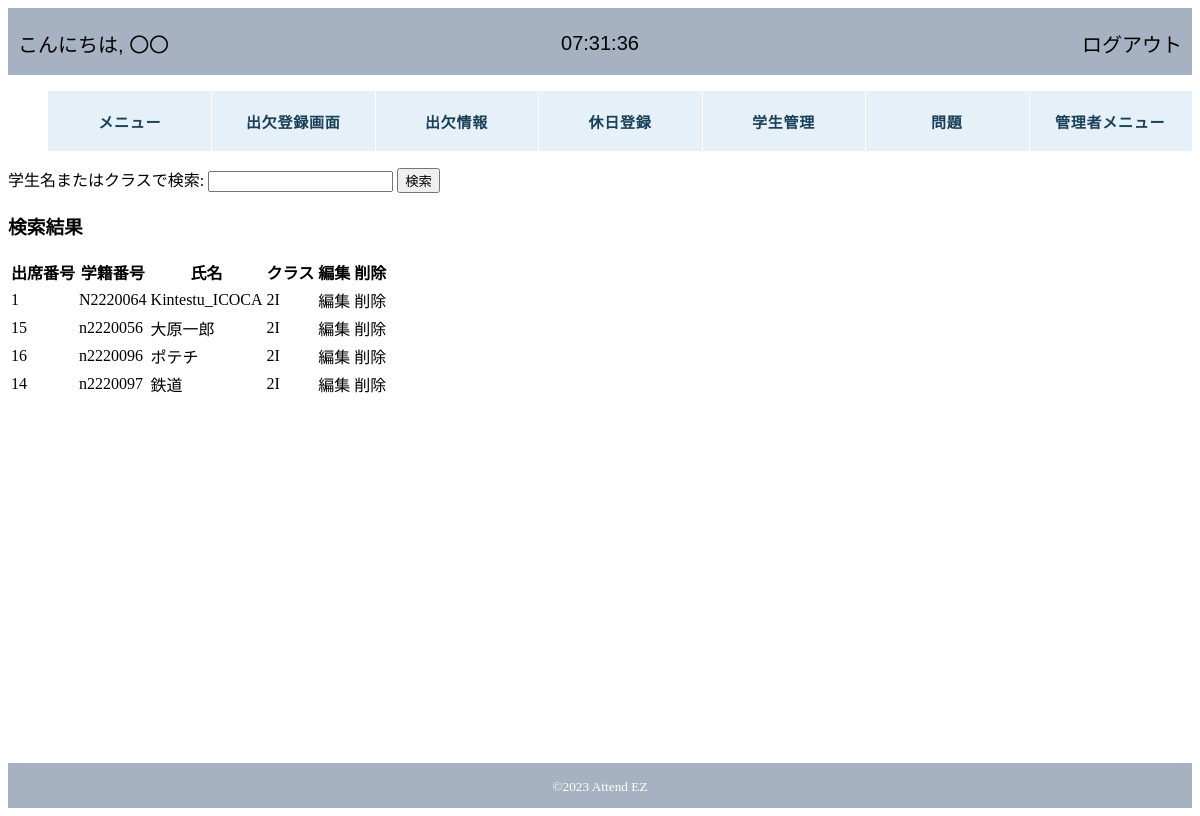
The app's page /attendez/students_modify_select.php, older data.
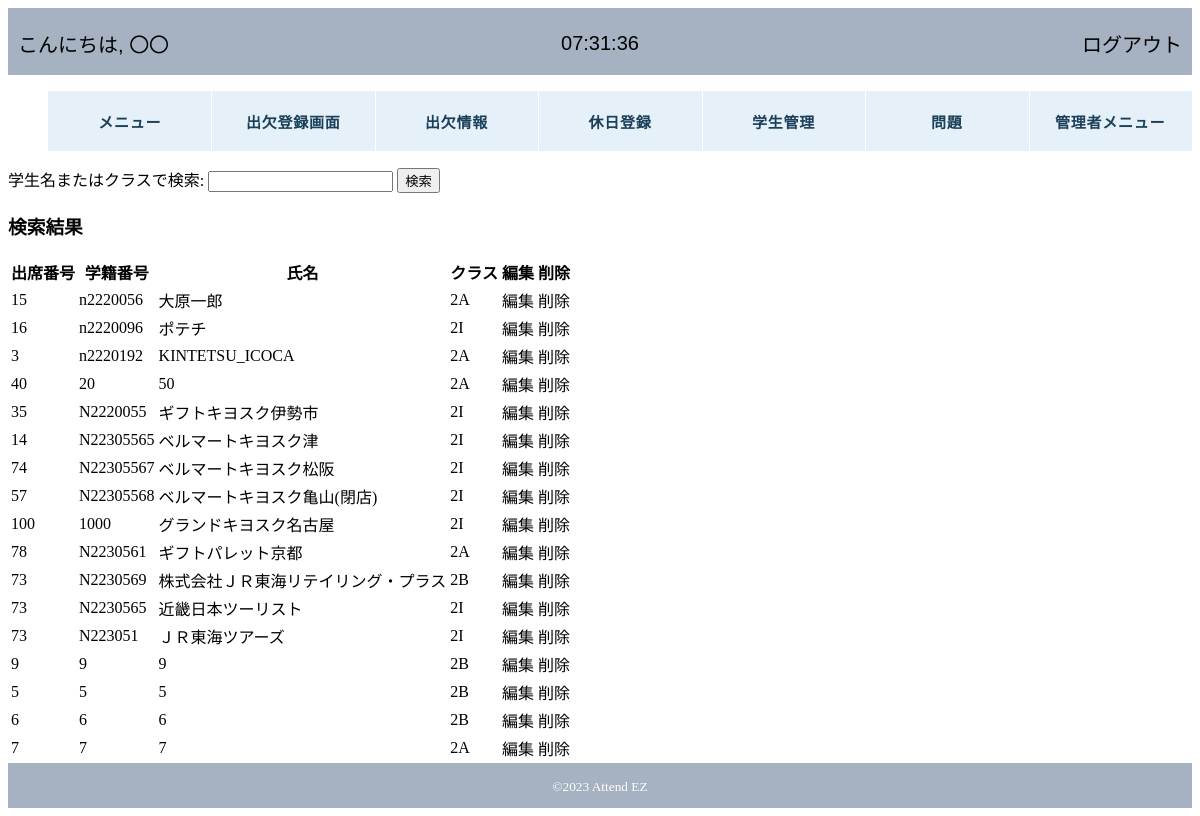
The same page, newer data.
### tables this page shows
CREATE TABLE IF NOT EXISTS `students_info` (
  `id` int(11) NOT NULL,
  `IDM` varchar(20) NOT NULL DEFAULT '',
  `student_number` varchar(255) NOT NULL,
  `class` varchar(11) NOT NULL,
  `attendance_number` int(3) NOT NULL,
  `name` varchar(255) NOT NULL,
  `password` varchar(255) NOT NULL
);

### attendez/students_modify_select.php (the view, shortened to what this page needs)
<?php require 'header.php'; ?>
<form action="students_modify_select.php" method="post">
    <label for="searchName">学生名またはクラスで検索:</label>
    <input type="text" id="searchName" name="searchName" autocomplete="off">
    <input type="submit" value="検索">
</form>
<?php
try {
    $pdo = new PDO('mysql:host=localhost;dbname=2023_attendez;charset=utf8', 'root', '');
    $pdo->setAttribute(PDO::ATTR_ERRMODE, PDO::ERRMODE_EXCEPTION);
} catch (PDOException $e) {
    echo "接続に失敗しました：" . $e->getMessage();
    exit();
}
$searchName = isset($_POST['searchName']) ? htmlspecialchars($_POST['searchName']) : '';
try {
    $query = $pdo->prepare("SELECT * FROM students_info WHERE name LIKE :searchName OR class LIKE :searchName");
    $query->bindValue(':searchName', '%' . $searchName . '%', PDO::PARAM_STR);
    $query->execute();
    $result = $query->fetchAll(PDO::FETCH_ASSOC);
    echo '<h3>検索結果</h3>';
    displayTable($result);
} catch (PDOException $e) {
    die('エラー: ' . $e->getMessage());
}
function displayTable($result)
{
    echo '<table>';
    echo '<tr><th>出席番号</th><th>学籍番号</th><th>氏名</th><th>クラス</th><th>編集</th><th>削除</th></tr>';
    foreach ($result as $row) {
        echo '<tr>';
        echo '<td>';
        echo '<a href="students_modify.php?id=', $row['student_number'], '">', $row['attendance_number'], '</a>';
        echo '</td>';
        echo '<td>';
        echo '<a href="students_modify.php?id=', $row['student_number'], '">', $row['student_number'], '</a>';
        echo '</td>';
        echo '<td>';
        echo '<a href="students_modify.php?id=', $row['student_number'], '">', $row['name'],  '</a>';
        echo '</td>';
        echo '<td>';
        echo '<a href="students_modify.php?id=', $row['student_number'], '">', $row['class'],  '</a>';
        echo '</td>';
        echo '<td>';
        echo '<a href="students_modify.php?id=', $row['student_number'], '">', '編集',  '</a>';
        echo '</td>';
        echo '<td>';
        echo '<a href="students_delete.php?id=', $row['student_number'], '">', '削除',  '</a>';
        echo '</td>';
        echo '</tr>';
    }
    echo '</table>';
}
require 'footer.php';
?>

### attendez/header.php (shortened to what this page needs)
<!DOCTYPE html>
<html lang="ja">
    <head>
        <link rel="stylesheet" href="https://unpkg.com/ress/dist/ress.min.css">
        <link href="style.css" rel="stylesheet">
    </head>
<body>
    <div id="index" class="main_contents">
        <header>
                <div class="link-container">
                    <div class="h-con-l">
                        <a>こんにちは,
                            <?php
                                if(isset($_SESSION['myapp_admin_info'])){
                                echo $_SESSION['myapp_admin_info']['name'],'さん';
                                }else {
                                echo '〇〇';
                                };
                            ?>
                        </a>
                    </div>
                    <div class="h-con-c">
                        <a id="RealtimeClockArea">※ここに時計が表示されます。</a>
                    </div>
                    <div class="h-con-r">
                        <a href="logout.php">ログアウト</a>
                    </div>
                </div>
        </header>
        <?php require 'nav.php'; ?>

### attendez/nav.php (shortened to what this page needs)
<div class="gnavi__wrap">
    <ul class="gnavi__lists">
        <li class="gnavi__list">
            <a href="menu.php">メニュー</a>
        </li>
        <li class="gnavi__list">
            <a href="">出欠登録画面</a>
        </li>
        <li class="gnavi__list">
            <a>出欠情報</a>
        </li>
        <li class="gnavi__list">
            <a href="holiday_set.php">休日登録</a>
        </li>
        <li class="gnavi__list">
            <a>学生管理</a>
        </li>
        <li class="gnavi__list">
            <a>問題</a>
        </li>
        <li class="gnavi__list">
            <a>管理者メニュー</a>
        </li>
    </ul>
</div>

### attendez/footer.php (shortened to what this page needs)
<footer>
    <p><small>&copy;2023 Attend EZ</small></p>
</footer>
</div>
    </body>
</html>

### attendez/style.css (style rules this page uses)
a { color: black; text-decoration: none; }
header { width: 100%; height: 67px; background-color: #A6B2C1; color: white; }
.gnavi__wrap { width: 100%; margin: 0 auto; z-index: 99; position: relative; }
.gnavi__lists { display: flex; list-style: none; }
.gnavi__list { width: 20%; height: 60px; background-color: #E5F0F8; position: relative; transition: all .3s; list-style: none; }
.gnavi__list:not(:first-child)::before { content: ""; width: 1px; height: 100%; background-color: #fff; position: absolute; top: 0; left: 0; transition: all .3s; }
.gnavi__list a { display: flex; justify-content: center; align-items: center; width: 100%; height: 100%; text-decoration: none; color: #1b4059; font-size: 15px; letter-spacing: 0.05em; font-weight: 600; transition: all .3s; }
.link-container { display: flex; justify-content: space-between; align-items: center; height: 70px; }
.link-container a { text-decoration: none; }
.h-con-l, .h-con-c, .h-con-r { font-size: 20px; font-family: sans-serif; }
.h-con-l { text-align: left; width: 33.33333%; padding-left: 10px; }
.h-con-c { text-align: center; width: 33.33333%; }
.h-con-r { text-align: right; width: 33.33333%; padding-right: 10px; }
.main_contents { min-height: 100vh; position: relative; padding-bottom: 45px; box-sizing: border-box; }
footer { width: 100%; height: 45px; background-color: #A6B2C1; color: white; text-align: center; display: flex; justify-content: center; align-items: center; position: absolute; bottom: 0; }

Row changes from the older to the newer data that the page shows:
removed students_info: attendance_number "1", student_number "N2220064", name "Kintestu_ICOCA", class "2I"
changed students_info "大原一郎": class "2I" → "2A"
changed students_info: attendance_number "14" → "3"; student_number "n2220097" → "n2220192"; name "鉄道" → "KINTETSU_ICOCA"; class "2I" → "2A"
added students_info: attendance_number "40", student_number "20", name "50", class "2A"
added students_info: attendance_number "35", student_number "N2220055", name "ギフトキヨスク伊勢市", class "2I"
added students_info: attendance_number "14", student_number "N22305565", name "ベルマートキヨスク津", class "2I"
added students_info: attendance_number "74", student_number "N22305567", name "ベルマートキヨスク松阪", class "2I"
added students_info: attendance_number "57", student_number "N22305568", name "ベルマートキヨスク亀山(閉店)", class "2I"
added students_info: attendance_number "100", student_number "1000", name "グランドキヨスク名古屋", class "2I"
added students_info: attendance_number "78", student_number "N2230561", name "ギフトパレット京都", class "2A"
added students_info: attendance_number "73", student_number "N2230569", name "株式会社ＪＲ東海リテイリング・プラス", class "2B"
added students_info: attendance_number "73", student_number "N2230565", name "近畿日本ツーリスト", class "2I"
added students_info: attendance_number "73", student_number "N223051", name "ＪＲ東海ツアーズ", class "2I"
added students_info: attendance_number "9", student_number "9", name "9", class "2B"
added students_info: attendance_number "5", student_number "5", name "5", class "2B"
added students_info: attendance_number "6", student_number "6", name "6", class "2B"
added students_info: attendance_number "7", student_number "7", name "7", class "2A"
